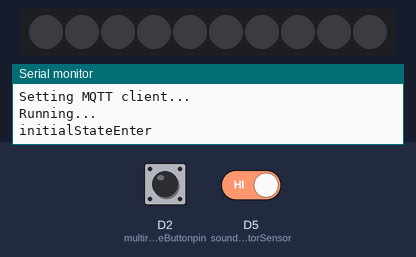
Recording of a program running on a simulated ESP8266 (NodeMCU). Parts: 10 RGB LEDs in strip order, left to right, the last lines printed to the serial monitor. Inputs (shaded band) come from the test bench; at power-on: D2 (multiresponseButtonpin) HIGH, D5 (soundDetectorSensor) HIGH. WiFi joins after 1.5 s; servers stay silent unless stated; no MQTT or app messages arrive unless stated.

Above: at 2.7 s.
2.8 s: D2 (multiresponseButtonpin) pulled LOW for 3.2 s
At 5.2 s:
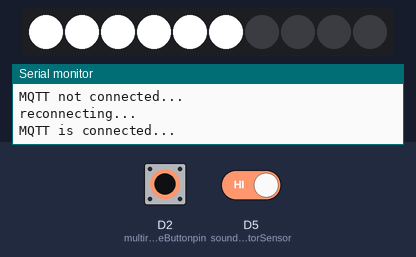
At 6.6 s:
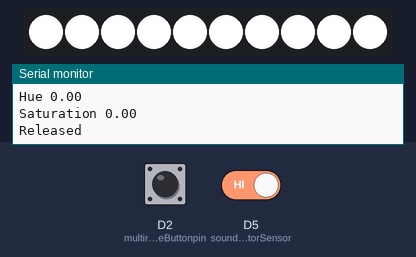
10.5 s: D2 (multiresponseButtonpin) pulled LOW for 0.15 s
At 12.0 s:
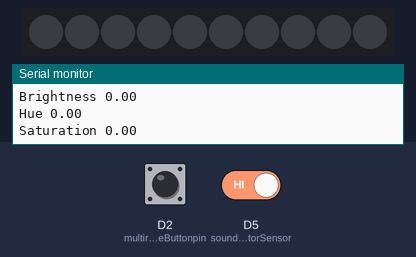
Timing chart, 0 to 13.5 s (numbered marks = the images above; inputs shaded):
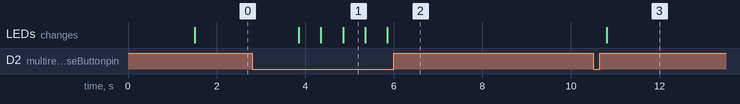

Measured:
- after the input at 2.8 s, the LEDs: first change after 1.1 s (image 1 shows a later state)
- after the input at 10.5 s, the LEDs: change after 0.30 s (image 3)
- what the display in image 1 shows lasts 0.5 s, from 4.9 s to 5.4 s

The program:

main.cpp
```cpp
#include <Arduino.h>
#include <avdweb_Switch.h>
#include <NeoPixelBus.h>
#include <ESP8266WiFi.h>
#include <DNSServer.h>
#include <ESP8266WebServer.h>
#include <WiFiManager.h>
#include <PubSubClient.h>
#include <ArduinoJson.h>
#include <Adafruit_Sensor.h>
#include <DHT.h>
#include <DHT_U.h>
#include <Fsm.h>


// millis
unsigned long startLongPressMillis;
unsigned long currentLongPressMillis;
const unsigned long longPressDelay = 500;

unsigned long startMQTTmillis;
unsigned long currentMQTTmillis;
const unsigned long MQTTdelay = 5000;

unsigned long startTEMPmillis;
unsigned long currentTEMPmillis;
const unsigned long TEMPdelay = 60000;

// bulb characteristics

bool On;
float Hue;
float Brightness;
float Saturation;

// multi response button
const byte multiresponseButtonpin = D2;
int longPressActivePixels = 10;
bool pushed;

// payload { On: false, Brightness: 0, Hue: 0, Saturation: 0 }

// LIGHT JSON OBJECT
const size_t capacity = JSON_OBJECT_SIZE(4);

// neopixel
const uint16_t PixelCount = 10; // this example assumes 4 pixels, making it smaller will cause a failure
const uint8_t PixelPin = 20;  // make sure to set this to the correct pin, ignored for Esp8266

#define colorSaturation 128

NeoPixelBus<NeoGrbFeature, NeoEsp8266Dma800KbpsMethod> strip(PixelCount, PixelPin);

HsbColor hsbBlack(0, 0, 0);

// DHT

#define DHTPIN D1 // Pin which is connected to the DHT sensor.
#define DHTTYPE DHT11 // DHT 11

DHT_Unified dht(DHTPIN, DHTTYPE);

// MQTT
WiFiClient espClient;
PubSubClient MQTTclient(espClient);

#define mqtt_server "homebridge"

void activateStrip() {

  Serial.println();
  Serial.println("Nuvola set new values");
  Serial.print("Active Pixels ");
  Serial.println(longPressActivePixels);
  Serial.print("On ");
  Serial.println(On);
  Serial.print("Brightness ");
  Serial.println(Brightness);
  Serial.print("Hue ");
  Serial.println(Hue);
  Serial.print("Saturation ");
  Serial.println(Saturation);

  HsbColor hsbColor(Hue, Saturation, Brightness);

  for (int i = 0; i <= PixelCount; i++) {
    const HsbColor color = (i < longPressActivePixels && On) ? hsbColor : hsbBlack;
    strip.SetPixelColor(i, color);
  }

  strip.Show();
}

void sendNuvolaStatusOverMQTT() {
    // publish nuvola Light Payload

    DynamicJsonDocument MQTTPubPayload(capacity);

    MQTTPubPayload["On"] = On;
    MQTTPubPayload["Hue"] = Hue * 360;
    MQTTPubPayload["Brightness"] = Brightness * 100;
    MQTTPubPayload["Saturation"] = Saturation * 100;

    char buffer[512];
    size_t n = serializeJson(MQTTPubPayload, buffer);
    MQTTclient.publish("lights/nuvola/getState", buffer, n);
}


void MQTTcallback(char* topic, byte* payload, unsigned int length) {

  DynamicJsonDocument MQTTSubPayload(capacity);

  Serial.print("Message arrived [");
  Serial.print(topic);
  Serial.print("] ");
  for (unsigned int i = 0; i < length; i++) {
    Serial.print((char)payload[i]);
  }
  Serial.println();

  deserializeJson(MQTTSubPayload, payload, length);

  if (MQTTSubPayload.containsKey("On")) {
    On = MQTTSubPayload["On"];
    if (On && !Brightness) {
      Brightness = 1;
    }
  }
  if (MQTTSubPayload.containsKey("Hue")) {
    Hue = MQTTSubPayload["Hue"];
    Hue /= 360;
  }
  if (MQTTSubPayload.containsKey("Brightness")) {
    Brightness = MQTTSubPayload["Brightness"];
    Brightness /= 100;
  }
  if (MQTTSubPayload.containsKey("Saturation")) {
    Saturation = MQTTSubPayload["Saturation"];
    Saturation /= 100;
  }

  activateStrip();
}

boolean reconnect() {

  if (MQTTclient.connect("Nuvola")) {

    Serial.println("MQTT is connected...");
    MQTTclient.subscribe("lights/nuvola/setState");

    sendNuvolaStatusOverMQTT();

  }

  return MQTTclient.connected();
}

Switch multiresponseButton = Switch(multiresponseButtonpin);

// sound detection FSM

const byte soundDetectorSensor = D5;
int soundDetectedVal;
int SOUND = 1;

void sendNuvolaMotionDetectionStatusOverMQTT(bool state) {
    // publish nuvola Motion Detection Payload

    DynamicJsonDocument MQTTPubPayload(capacity);

    MQTTPubPayload["MotionDetected"] = state;

    char buffer[32];
    size_t n = serializeJson(MQTTPubPayload, buffer);
    MQTTclient.publish("sensors/nuvola/soundSensor/getState", buffer, n);
}

void initialStateEnter() {
  Serial.println("initialStateEnter");
}

void waitStateEnter() {
  Serial.println("waitStateEnter");
}

void soundDetectedStateEnter() {
  Serial.println("soundDetectedStateEnter");
}

void motionDetectedStateEnter() {
  sendNuvolaMotionDetectionStatusOverMQTT(true);
  Serial.println("motionDetectedStateEnter");
}

void finalStateEnter() {
  sendNuvolaMotionDetectionStatusOverMQTT(false);
  Serial.println("finalStateEnter");
}

void onStateExit() {
}

State initialState(&initialStateEnter, &onStateExit, NULL);
State waitState(&waitStateEnter, &onStateExit, NULL);
State soundDetectedState(&soundDetectedStateEnter, &onStateExit, NULL);
State motionDetectedState(&motionDetectedStateEnter, &onStateExit, NULL);
State finalState(&finalStateEnter, &onStateExit, NULL);

Fsm fsm(&initialState);


void setup() {

    Serial.begin(115200);
    while (!Serial); // wait for serial attach

    dht.begin();
    Serial.println();
    Serial.println();
    Serial.println();
    Serial.println("Initializing DHT");

    // init strip obj
    On = false;
    Brightness = 0;
    Hue = 0;
    Saturation = 0;

    Serial.flush();

    Serial.println("Initializing... Nuvola");
    Serial.println();

    WiFiManager wifiManager;

    //reset saved settings
    //wifiManager.resetSettings();

    wifiManager.autoConnect("Nuvola");

    Serial.println("Nuvola connected to WiFi :)");

    // this sets the MQTT client and its callback
    Serial.println("Setting MQTT client...");
    MQTTclient.setServer(mqtt_server, 1883);
    MQTTclient.setCallback(MQTTcallback);
    startMQTTmillis = 0;

    // this resets all the neopixels to an off state
    strip.Begin();
    strip.Show();

    // add fsm transitions
    fsm.add_transition(&initialState, &waitState, SOUND, NULL);
    fsm.add_timed_transition(&waitState, &soundDetectedState, 10000, NULL);
    fsm.add_transition(&soundDetectedState, &motionDetectedState, SOUND, NULL);
    fsm.add_timed_transition(&soundDetectedState, &initialState, 5000, NULL);
    fsm.add_transition(&motionDetectedState, &motionDetectedState, SOUND, NULL);
    fsm.add_timed_transition(&motionDetectedState, &finalState, 5000, NULL);
    fsm.add_transition(&finalState, &motionDetectedState, SOUND, NULL);
    fsm.add_timed_transition(&finalState, &initialState, 5000, NULL);

    Serial.println();
    Serial.println("Running...");

    pushed = false;
}

void loop() {

    currentTEMPmillis = millis();

    if (currentTEMPmillis - startTEMPmillis > TEMPdelay) {

      DynamicJsonDocument MQTTPubSensorPayload(capacity);

      // Get temperature event and print its value.
      sensors_event_t event;
      dht.temperature().getEvent(&event);
      if (isnan(event.temperature)) {
        Serial.println("Error reading temperature!");
      }
      else {
        Serial.print("Temperature: ");
        Serial.print(event.temperature);
        Serial.println(" *C");
        MQTTPubSensorPayload["Temperature"] = event.temperature;
      }
      // Get humidity event and print its value.
      dht.humidity().getEvent(&event);
      if (isnan(event.relative_humidity)) {
        Serial.println("Error reading humidity!");
      }
      else {
        Serial.print("Humidity: ");
        Serial.print(event.relative_humidity);
        Serial.println("%");
        MQTTPubSensorPayload["Humidity"] = event.relative_humidity;
      }

      char buffer[512];
      size_t n = serializeJson(MQTTPubSensorPayload, buffer);
      MQTTclient.publish("sensors/nuvola/getState", buffer, n);

      startTEMPmillis = currentTEMPmillis;

    }

  if (!MQTTclient.connected()) {

    currentMQTTmillis = millis();

    if (currentMQTTmillis - startMQTTmillis > MQTTdelay) {

      Serial.println("MQTT not connected...");
      Serial.println("reconnecting...");
      startMQTTmillis = currentMQTTmillis;

      // Attempt to reconnect
      if (reconnect()) {
        startMQTTmillis = 0;
      }
    }
  } else {

    // Client connected
    MQTTclient.loop();
  }

  multiresponseButton.poll();

  if (multiresponseButton.pushed()) {

    Serial.println("Pushed");
    startLongPressMillis = millis();
    pushed = 1;

  }

  if (multiresponseButton.released()) {

    Serial.println("Released");
    pushed = 0;

  }

  // get the current "time" (actually the number of milliseconds since the program started)
  currentLongPressMillis = millis();

  //test whether the longPressDelay has elapsed
  if (currentLongPressMillis - startLongPressMillis >= longPressDelay && pushed) {


    if (longPressActivePixels <= PixelCount - 2) {

      longPressActivePixels += 2;

      On = true;
      Brightness = 1;
      Hue = 0;
      Saturation = 0;

    } else {

      longPressActivePixels = 0;

      On = false;
      Brightness = 0;
      Hue = 0;
      Saturation = 0;

    }

    Serial.print("Activated ");
    Serial.println(longPressActivePixels);

    activateStrip();
    sendNuvolaStatusOverMQTT();

    startLongPressMillis = currentLongPressMillis;
  }

  if ( multiresponseButton.singleClick() ) {

    Serial.println("Click");

    if (On) {

      On = false;
      Brightness = 0;
      Hue = 0;
      Saturation = 0;

      activateStrip();

    } else {

      if (longPressActivePixels == 0) longPressActivePixels = 10;

      On = true;
      Brightness = 1;
      Hue = 0;
      Saturation = 0;

      activateStrip();
    }

    sendNuvolaStatusOverMQTT();

  }

  soundDetectedVal = digitalRead(soundDetectorSensor);

  if (soundDetectedVal == 0) fsm.trigger(SOUND);

  fsm.run_machine();

}
```
